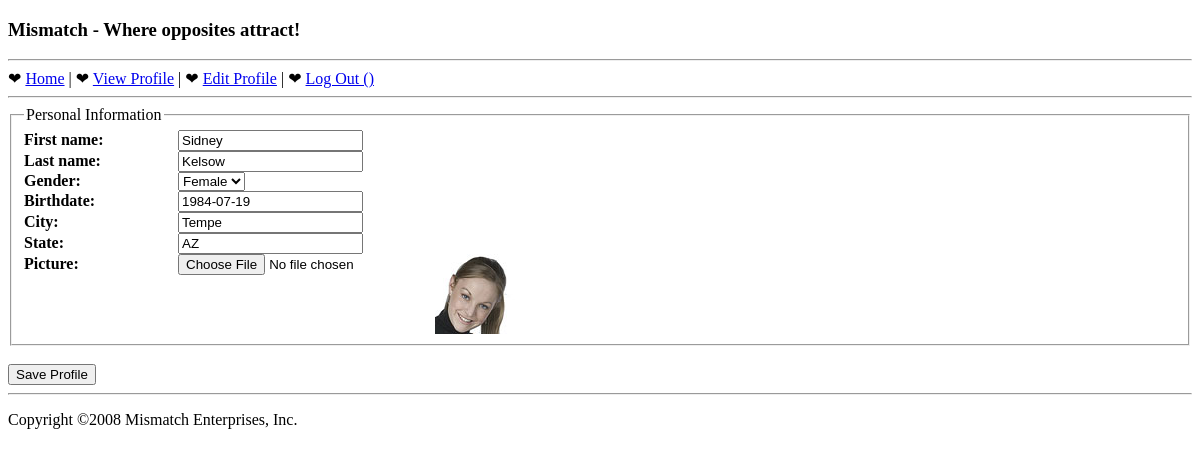
Page /week07/ch07.5/mismatch/editprofile.php (signed in) on the committed database.
### tables this page shows
CREATE TABLE `mismatch_user` (
  `user_id` int(11) NOT NULL AUTO_INCREMENT,
  `username` varchar(32) NOT NULL,
  `password` varchar(40) NOT NULL,
  `join_date` datetime DEFAULT NULL,
  `first_name` varchar(32) DEFAULT NULL,
  `last_name` varchar(32) DEFAULT NULL,
  `gender` varchar(1) DEFAULT NULL,
  `birthdate` date DEFAULT NULL,
  `city` varchar(32) DEFAULT NULL,
  `state` varchar(2) DEFAULT NULL,
  `picture` varchar(32) DEFAULT NULL,
  PRIMARY KEY (`user_id`)
);

### week07/ch07.5/mismatch/editprofile.php (the view, shortened to what this page needs)
<?php
    require_once('header.php');
    require_once('navmenu.php');
    $dbc = mysqli_connect(DB_HOST, DB_USER, DB_PASSWORD, DB_NAME);
    if (isset($_POST['submit'])) {
        $first_name = mysqli_real_escape_string($dbc, trim($_POST['firstname']));
        $last_name = mysqli_real_escape_string($dbc, trim($_POST['lastname']));
        $gender = mysqli_real_escape_string($dbc, trim($_POST['gender']));
        $birthdate = mysqli_real_escape_string($dbc, trim($_POST['birthdate']));
        $city = mysqli_real_escape_string($dbc, trim($_POST['city']));
        $state = mysqli_real_escape_string($dbc, trim($_POST['state']));
        $old_picture = mysqli_real_escape_string($dbc, trim($_POST['old_picture']));
        $new_picture = mysqli_real_escape_string($dbc, trim($_FILES['new_picture']['name']));
        $new_picture_type = $_FILES['new_picture']['type'];
        $new_picture_size = $_FILES['new_picture']['size'];
        if (!empty($new_picture)) {
            list($new_picture_width, $new_picture_height) = getimagesize($_FILES['new_picture']['tmp_name']);
        }
        $error = false;
        if (!empty($new_picture)) {
            if ((($new_picture_type == 'image/gif') || ($new_picture_type == 'image/jpeg') || ($new_picture_type == 'image/pjpeg') ||
                ($new_picture_type == 'image/png')) && ($new_picture_size > 0) && ($new_picture_size <= MM_MAXFILESIZE) &&
                ($new_picture_width <= MM_MAXIMGWIDTH) && ($new_picture_height <= MM_MAXIMGHEIGHT)) {
                if ($_FILES['file']['error'] == 0) {
                    $target = MM_UPLOADPATH . basename($new_picture);
                    if (move_uploaded_file($_FILES['new_picture']['tmp_name'], $target)) {
                        if (!empty($old_picture) && ($old_picture != $new_picture)) {
                          @unlink(MM_UPLOADPATH . $old_picture);
                        }
                    } else {
                        @unlink($_FILES['new_picture']['tmp_name']);
                        $error = true;
                        echo '<p class="error">Sorry, there was a problem uploading your picture.</p>';
                    }
                }
            } else {
                @unlink($_FILES['new_picture']['tmp_name']);
                $error = true;
                echo '<p class="error">Your picture must be a GIF, JPEG, or PNG image file no greater than ' . (MM_MAXFILESIZE / 1024) .
                        ' KB and ' . MM_MAXIMGWIDTH . 'x' . MM_MAXIMGHEIGHT . ' pixels in size.</p>';
            }
        }
        if (!$error) {
            if (!empty($first_name) && !empty($last_name) && !empty($gender) && !empty($birthdate) && !empty($city) && !empty($state)) {
                if (!empty($new_picture)) {
                  $query = "UPDATE mismatch_user SET first_name = '$first_name', last_name = '$last_name', gender = '$gender', " .
                    " birthdate = '$birthdate', city = '$city', state = '$state', picture = '$new_picture' WHERE user_id = '" . $_SESSION['user_id'] . "'";
                } else {
                      $query = "UPDATE mismatch_user SET first_name = '$first_name', last_name = '$last_name', gender = '$gender', " .
                        " birthdate = '$birthdate', city = '$city', state = '$state' WHERE user_id = '" . $_SESSION['user_id'] . "'";
                }
                mysqli_query($dbc, $query);
                echo '<p>Your profile has been successfully updated. Would you like to <a href="viewprofile.php">view your profile</a>?</p>';
                mysqli_close($dbc);
                exit();
            } else {
                echo '<p class="error">You must enter all of the profile data (the picture is optional).</p>';
            }
        }
    } else {
        $query = "SELECT first_name, last_name, gender, birthdate, city, state, picture FROM mismatch_user WHERE user_id = '" . $_SESSION['user_id'] . "'";
        $data = mysqli_query($dbc, $query);
        $row = mysqli_fetch_array($data);
        if ($row != NULL) {
            $first_name = $row['first_name'];
            $last_name = $row['last_name'];
            $gender = $row['gender'];
            $birthdate = $row['birthdate'];
            $city = $row['city'];
            $state = $row['state'];
            $old_picture = $row['picture'];
        } else {
            echo '<p class="error">There was a problem accessing your profile.</p>';
        }
    }
?>
  <form enctype="multipart/form-data" method="post" action="<?php echo $_SERVER['PHP_SELF']; ?>">
    <fieldset>
      <legend>Personal Information</legend>
      <label for="firstname">First name:</label>
      <input type="text" id="firstname" name="firstname" value="<?php if (!empty($first_name)) echo $first_name; ?>" /><br />
      <label for="lastname">Last name:</label>
      <input type="text" id="lastname" name="lastname" value="<?php if (!empty($last_name)) echo $last_name; ?>" /><br />
      <label for="gender">Gender:</label>
      <select id="gender" name="gender">
        <option value="F" <?php if (!empty($gender) && $gender == 'F') echo 'selected = "selected"'; ?>>Female</option>
      </select><br />
      <label for="birthdate">Birthdate:</label>
      <input type="text" id="birthdate" name="birthdate" value="<?php if (!empty($birthdate)) echo $birthdate; else echo 'YYYY-MM-DD'; ?>" /><br />
      <label for="city">City:</label>
      <input type="text" id="city" name="city" value="<?php if (!empty($city)) echo $city; ?>" /><br />
      <label for="state">State:</label>
      <input type="text" id="state" name="state" value="<?php if (!empty($state)) echo $state; ?>" /><br />
      <label for="new_picture">Picture:</label>
      <input type="file" id="new_picture" name="new_picture" />
      <?php if (!empty($old_picture)) {
          echo '<img class="profile" src="' . MM_UPLOADPATH . $old_picture . '" alt="Profile Picture" />';
      } ?>
    </fieldset>
    <br />
    <input type="submit" value="Save Profile" name="submit" />
  </form>
<?php
    require_once('footer.php');
?>

### week07/ch07.5/mismatch/style.css (style rules this page uses)
form label { display: inline-block; width: 150px; font-weight: bold; }
img.profile { vertical-align: top; }

### rows in the picture
mismatch_user: firstname "Sidney", lastname "Kelsow", gender "Female", birthdate "1984-07-19", city "Tempe", state "AZ", picture (picture)

### other values in the picture
$page_title "Where opposites attract!"
